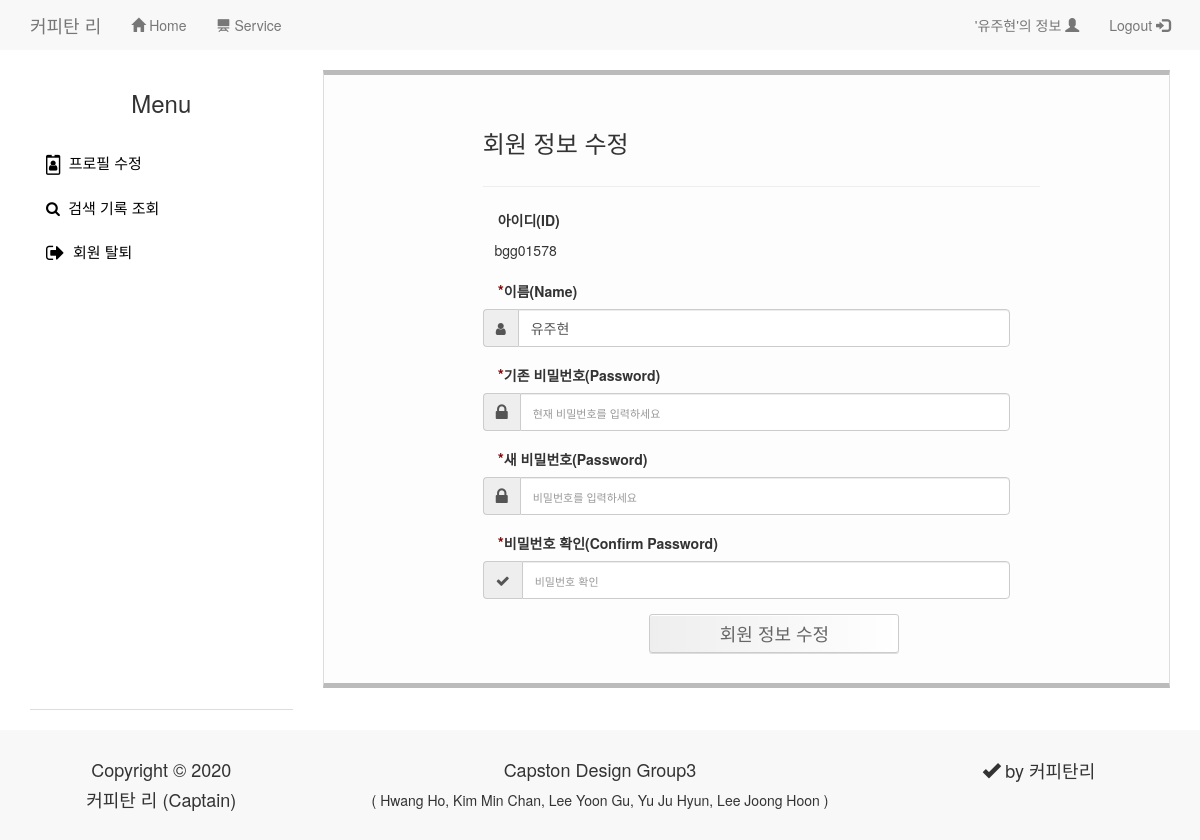
The app's page /mypage/ (signed in), older data.
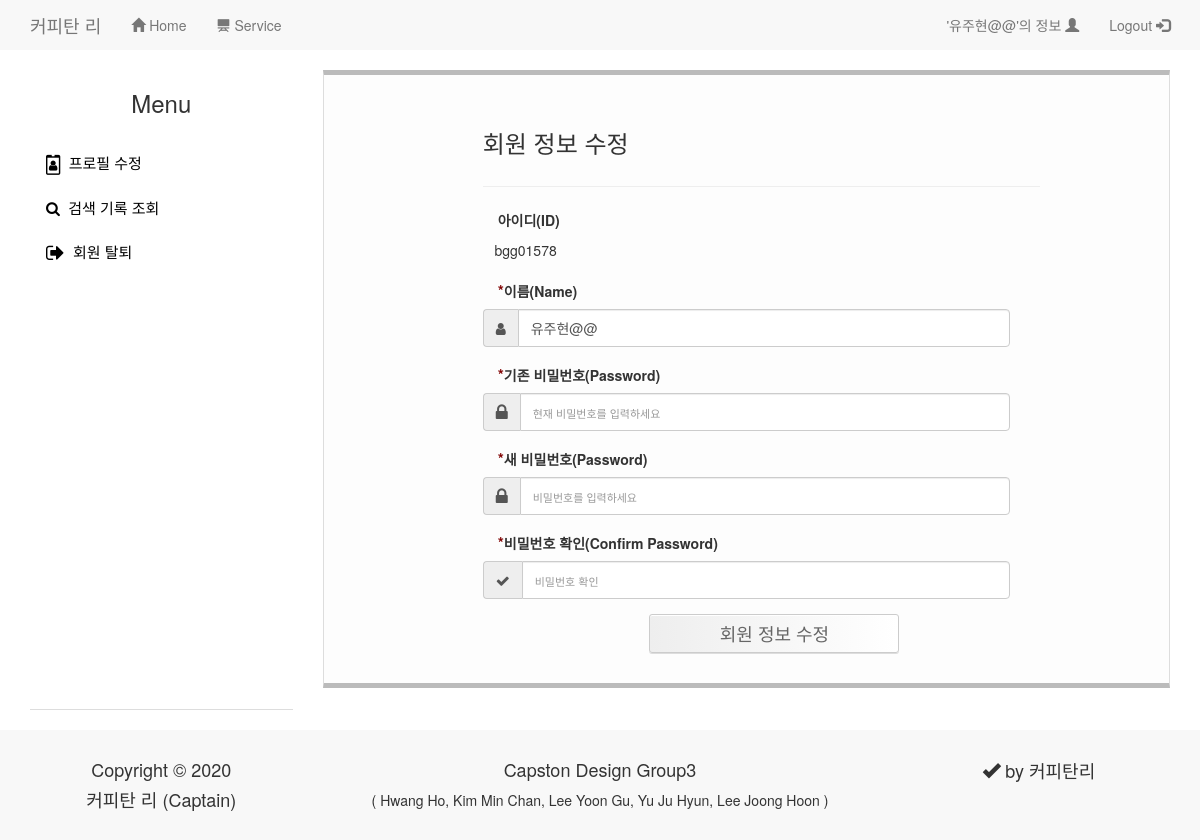
The same page, newer data.
### home/models.py (models this page shows, shortened)
class Profile(models.Model) :
    class MemberPermission(models.TextChoices):
        ADMIN = 'admin'
        MEMBER = 'member'
    user = models.OneToOneField(User, on_delete=models.CASCADE)
    name = models.CharField(max_length=20)
    permission = models.CharField(MemberPermission.choices, default=MemberPermission.MEMBER, max_length=10)
    class Meta:
        db_table = 'Profile'

### home/views.py (the view)
# urls.py: path("mypage/", views.mypage, name="mypage"),
def mypage(req):
    cur_user = req.user
    if cur_user.is_authenticated:
        user_name = Profile.objects.get(user=auth.get_user(req))
        return render(req, "mypage.html", {'user_name': user_name})
    else:
        messages.info(req, '로그인 후 이용가능합니다.')
        return redirect("home:index")

### home/templates/mypage.html (shortened to what this page needs)
<!DOCTYPE html>
<html>
	<head>
		{% load static %}
        <link rel="stylesheet" href="{% static 'css/mypage.css' %}">
		<link rel="stylesheet" href="{% static 'vendor/bootstrap/css/bootstrap.css' %}">
		<link rel="stylesheet" type="text/css" href="https://maxcdn.bootstrapcdn.com/font-awesome/4.7.0/css/font-awesome.min.css">
		<link rel="stylesheet" href="https://maxcdn.bootstrapcdn.com/bootstrap/3.3.7/css/bootstrap.min.css">
		<link href="https://unpkg.com/gijgo@1.9.11/css/gijgo.min.css" rel="stylesheet" type="text/css" />
	</head>
	<body>
        {% include 'nav.html' %}
	<br>
<div class="container">
    <div class="row">
           <div class="col-sm-3">
            <ul class="nav nav-tabs nav-stacked" style="height: 640px;">
            <h3 style="text-align: center; margin-bottom: 25px">Menu</h3>
              <li class="nav-item">
                  <a class="nav-link active" data-toggle="tab" href="#Modify" style="color: black; font-size:15px; margin-top: 15px">
                 <i class="fa fa-id-badge fa-lg"></i>&nbsp;&nbsp;프로필 수정</a>
              </li>
              <li class="nav-item">
                <a class="nav-link" data-toggle="tab" href="#Record" style="color: black; font-size:15px">
                 <i class="fa fa-search"></i>&nbsp;&nbsp;검색 기록 조회</a>
              </li>
              <li class="nav-item">
                <a class="nav-link" data-toggle="tab" href="#Dismember" style="color: black; font-size:15px">
                 <i class="fa fa-sign-out fa-lg"></i>&nbsp;&nbsp;회원 탈퇴</a>
              </li>
            </ul>
            </div>
    <div class="col-sm-9">
        <div class="tab-content">
          <div class="tab-pane fade active in" id="Modify" style="width: 100%; height:568px;">
            <div class="row main">
                <div class="col-sm-8 col-sm-offset-2">
				<h3>회원 정보 수정</h3>
				<hr class="col-sm-12" style="color:white">
					<form class="update_form" method="post" action="{% url 'home:update' %}">
						<div class="form-group">
							<label class="cols-sm-2 control-label">아이디(ID)</label>
							<div class="cols-sm-10">
								<div class="input-group">
									<span>&nbsp;&nbsp;&nbsp;{{user_name.user}}</span>
								</div>
							</div>
						</div>
						<div class="form-group">
                            <label for="name" class="cols-sm-2 control-label"><span class=req>*</span>이름(Name)</label>
							<div class="cols-sm-10">
								<div class="input-group">
									<span class="input-group-addon"><i class="fas fa-user fa"></i></span>
									<input type="text" class="form-control" name="name" id="name"  value="{{user_name.name}}" placeholder="이름을 입력하세요."/>
								</div>
							</div>
						</div>
						<div class="form-group">
							<label for="origin_password" class="cols-sm-2 control-label"><span class=req>*</span>기존 비밀번호(Password)</label>
							<div class="cols-sm-10">
								<div class="input-group">
									<span class="input-group-addon"><i class="fa fa-lock fa-lg" aria-hidden="true"></i></span>
									<input type="password" class="form-control" name="origin_password" id="origin_password" placeholder="현재 비밀번호를 입력하세요"/>
								</div>
							</div>
						</div>
						<div class="form-group">
							<label for="password1" class="cols-sm-2 control-label"><span class=req>*</span>새 비밀번호(Password)</label>
							<div class="cols-sm-10">
								<div class="input-group">
									<span class="input-group-addon"><i class="fa fa-lock fa-lg" aria-hidden="true"></i></span>
									<input type="password" class="form-control" name="password1" id="password1" placeholder="비밀번호를 입력하세요"/>
								</div>
							</div>
						</div>
						<div class="form-group">
							<label for="password2" class="cols-sm-2 control-label"><span class=req>*</span>비밀번호 확인(Confirm Password)</label>
							<div class="cols-sm-10">
								<div class="input-group">
									<span class="input-group-addon"><i class="fa fa-check" aria-hidden="true"></i></span>
									<input type="password" class="form-control" name="password2" id="password2"  placeholder="비밀번호 확인"/>
								</div>
							</div>
						</div>
						<div class="form-group">
						    <div class="col-sm-6 col-sm-offset-3">
							 <input type="submit" class="base_button" value="회원 정보 수정"style="margin-top: 0px; width:250px; margin-left: 20px; font-size: large">
                            </div>
						</div>
					</form>
				</div>
			</div>
         </div>
        </div>
    </div>
    </div>
</div>
<br>
        {% include 'footer.html' %}
	</body>
</html>

### home/templates/nav.html (shortened to what this page needs)
<link href="//maxcdn.bootstrapcdn.com/bootstrap/3.3.6/css/bootstrap.min.css" type="text/css" rel="stylesheet">
    <nav class="nav navbar-default">
			<div class="container-fluid">
				<div class="nav-header">
					<a class="navbar-brand" href="{% url 'home:index' %}">커피탄 리</a>
				</div>
				<div class="collapse navbar-collapse" id="bs-example-navbar-collapse-1">
					<ul class="nav navbar-nav">
						<li><a href="{% url 'home:index' %}">
                            <span class="glyphicon glyphicon-home" aria-hidden="true"></span>
                            Home
                        </a></li>
						<li><a href="{% url 'recognition:recognition' %}">
                            <span class="glyphicon glyphicon-blackboard" aria-hidden="true"></span>
                            Service
                        </a></li>
					</ul>
                    <ul class="nav navbar-nav navbar-right">
						{% if user_name == None %}
                        <li><a href="{% url 'home:login' %}">
                            Login
                            <span class="glyphicon glyphicon-log-in" aria-hidden="true"></span>
                        </a></li>
						<li><a href="{% url 'home:register' %}">
                            Register
                            <span class="glyphicon glyphicon-user" aria-hidden="true"></span>
                        </a></li>
                        {% else %}
                            <li><a href="{% url 'home:mypage' %}">
                                '{{ user_name.name }}'의 정보
                                <span class="glyphicon glyphicon-user" aria-hidden="true"></span>
                            </a></li>
                            <li><a href="{% url 'home:logout' %}">
                                Logout
                                <span class="glyphicon glyphicon-log-in" aria-hidden="true"></span>
                            </a></li>
                        {% endif %}
					</ul>
				</div>
			</div>
		</nav>

### home/templates/footer.html
<footer style="background-color: #F8F8F8">
		<div class="container">
				<br>
				<div class="row">
					<div class="col-sm-3" style="text-align: center;"><h4>Copyright &copy; 2020</h4><h4>커피탄 리 (Captain)</h4></div>
					<div class="col-sm-6" style="text-align: center"><h4>Capston Design Group3</h4><p>( Hwang Ho, Kim Min Chan, Lee Yoon Gu, Yu Ju Hyun, Lee Joong Hoon )</p></div>
					<div class="col-sm-3"><h4 style="text-align: center;"><span class="glyphicon glyphicon-ok"></span>&nbsp;by 커피탄리</h4></div>
                    <br>
				</div>
			</div>
        <br>
</footer>

### static/css/mypage.css (style rules this page uses)
.form-group { margin-bottom: 20px; }
label { margin-bottom: 10px; margin-left:15px; }
input, input::-webkit-input-placeholder { font-size: 11px; padding-top: 3px; }
.form-control { height: auto!important; padding: 8px 12px !important; }
.base_button { border: 1px solid #ccc; margin-top: 28px; padding: 6px 12px; color: #666; cursor: pointer; margin-bottom: 28px; border-radius: 3px 3px; box-shadow: 0 1px #fff inset, 0 1px #ddd; background: #000000; background: linear-gradient(to right, #eeeeee 0%, #ffffff 100%); }
.req { color:maroon; font-size: 112%; }
.tab-content { background: #fdfdfd; line-height: 25px; border: 1px solid #ddd; border-top:5px solid #bbbbbb; border-bottom:5px solid #bbbbbb; padding:30px 25px; }
.nav-tabs { border-bottom: 2px solid #DDD; }
.nav-tabs > li > a { border: none; color: #666; }
.nav-tabs > li > a::after { content: ""; background: #4285F4; height: 2px; position: absolute; width: 100%; left: 0px; bottom: -1px; transition: all 250ms ease 0s; transform: scale(0); }
.tab-pane { padding: 15px 0; }
.tab-content { padding:20px }

### home/templates/mypage.html (style rules this page uses)
body, html { height: 100%; background-repeat: no-repeat; font-family: 'Oxygen', sans-serif; background-size: cover; }

Row changes from the older to the newer data that the page shows:
changed Profile "bgg01578": name "유주현" → "유주현@@"
